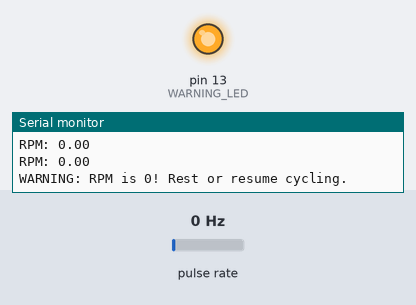
Recording of a sketch running on a simulated Arduino Uno, built with avr-gcc and run on an emulated ATmega328P. On the bench: output pins drawn as LEDs (lit = HIGH), the last lines printed to the serial monitor. Wiring (inferred from the names in the program): pulse sensor: data pin 2. The inputs (shaded band) are chosen by the test bench; at power-on: pulse rate 0 Hz.

Above: at 4.2 s.
4.3 s: pulse rate (sensor on pin 2) set to 2 Hz
At 5.3 s:
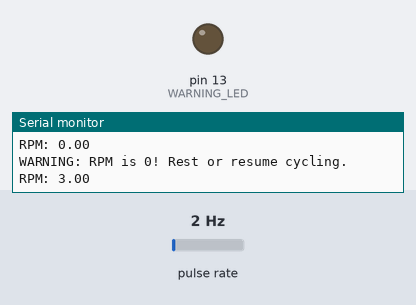
Timing chart, 0 to 7.3 s (numbered marks = the images above; inputs shaded):
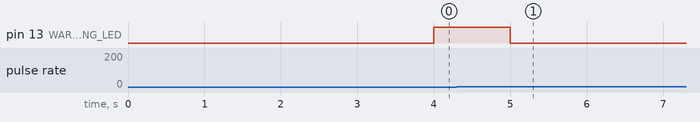

Measured:
- the behaviour switches between 0 and 1 Hz on pulse rate (sensor on pin 2) (found by bisection; images 0 and 1)
- after the input at 4.3 s, pin 13 (WARNING_LED): HIGH → LOW after 0.70 s instead of 4.7 s

The sketch:

sketch_nov15a_copy_20241121211701.ino
```cpp
// Pin definitions
#define ENCODER_PIN_CLK 2  // Rotary encoder CLK pin
#define ENCODER_PIN_DT 3   // Rotary encoder DT pin
#define WARNING_LED 13     // Red warning LED

// Variables to track encoder data and program state
volatile int pulseCount = 0;      // Number of pulses detected by the encoder
unsigned long lastUpdateTime = 0; // Time of the last RPM calculation
float rpm = 0;                    // Calculated RPM value
bool zeroRPMConfirmed = false;    // Flag to track if 0 RPM is confirmed after 3 seconds
bool warningActive = false;       // Flag to indicate if a warning is active
unsigned long zeroRPMStartTime = 0;  // Time when RPM first dropped to 0
unsigned long warningStartTime = 0;  // Time when the warning started

void setup() {
  // Configure rotary encoder pins
  pinMode(ENCODER_PIN_CLK, INPUT_PULLUP); // Enable pull-up for CLK pin
  pinMode(ENCODER_PIN_DT, INPUT_PULLUP);  // Enable pull-up for DT pin

  // Configure warning LED pin
  pinMode(WARNING_LED, OUTPUT);          // Set warning LED as output

  // Start serial communication
  Serial.begin(9600);                    // Set baud rate to 9600

  // Attach an interrupt to the CLK pin to count pulses
  attachInterrupt(digitalPinToInterrupt(ENCODER_PIN_CLK), countPulses, RISING);
}

void loop() {
  unsigned long currentTime = millis(); // Get the current time in milliseconds

  // Calculate RPM every second
  if (currentTime - lastUpdateTime >= 1000) {
    rpm = (pulseCount / 20.0) * 60.0; // Convert pulses to RPM (adjust PPR if needed)
    pulseCount = 0;                   // Reset pulse count for the next measurement
    lastUpdateTime = currentTime;     // Update the time for the next calculation

    // Print the calculated RPM to the Serial Monitor
    Serial.print("RPM: ");
    Serial.println(rpm);

    // Check if RPM = 0
    if (rpm == 0) {
      if (!zeroRPMConfirmed) {
        zeroRPMConfirmed = true;             // Start zero RPM detection
        zeroRPMStartTime = currentTime;      // Record the time when RPM dropped to 0
      }
    } else {
      // Reset zero RPM and warning states if RPM recovers
      zeroRPMConfirmed = false;
      warningActive = false;
      digitalWrite(WARNING_LED, LOW);        // Turn off the warning LED
    }
  }

  // Check if RPM has been 0 for 3 seconds
  if (zeroRPMConfirmed && !warningActive && (currentTime - zeroRPMStartTime >= 3000)) {
    warningActive = true;                    // Activate warning
    warningStartTime = currentTime;          // Record the warning start time
    digitalWrite(WARNING_LED, HIGH);         // Turn on the warning LED
    Serial.println("WARNING: RPM is 0! Rest or resume cycling.");
  }

  // If warning is active for 5 seconds and RPM hasn't recovered, send EXIT signal
  if (warningActive && (currentTime - warningStartTime >= 5000)) {
    Serial.println("EXIT");                 // Send exit signal to the computer
    warningActive = false;                  // Reset warning state
    digitalWrite(WARNING_LED, LOW);         // Turn off the warning LED
    while (1);                              // Halt the Arduino program
  }
}

// Interrupt service routine to count pulses
void countPulses() {
  pulseCount++; // Increment pulse count on each rising edge of CLK signal
}
```
